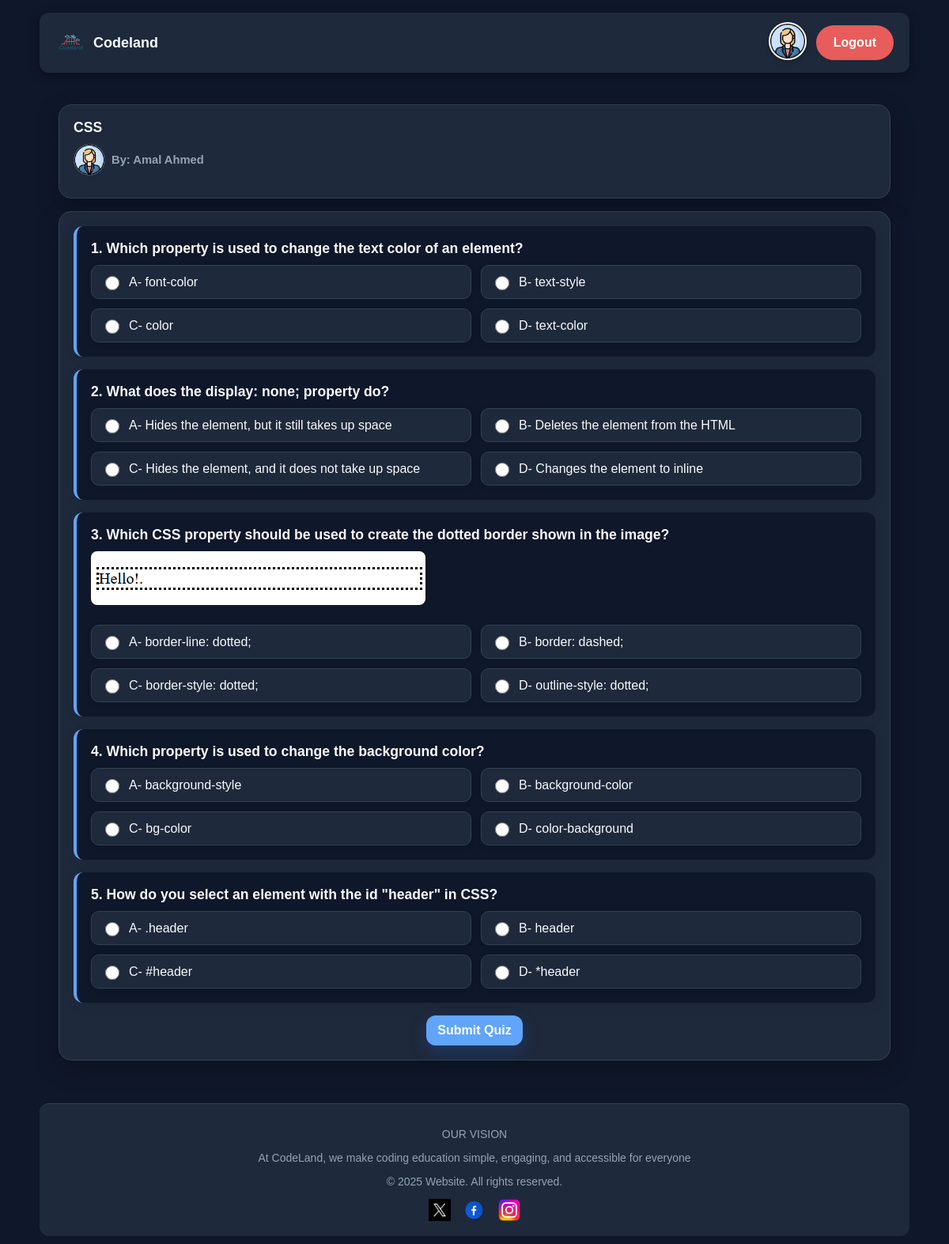
The page /TakeQuiz.php?quizID=2 (signed in) on the database its author committed.
### tables this page shows
CREATE TABLE `quiz` (
  `id` int(11) NOT NULL,
  `educatorID` int(11) DEFAULT NULL,
  `topicID` int(11) DEFAULT NULL
);

CREATE TABLE `topic` (
  `id` int(11) NOT NULL,
  `topicName` varchar(100) DEFAULT NULL
);

CREATE TABLE `user` (
  `id` int(11) NOT NULL,
  `firstName` varchar(50) DEFAULT NULL,
  `lastName` varchar(50) DEFAULT NULL,
  `emailAddress` varchar(100) DEFAULT NULL,
  `password` varchar(255) DEFAULT NULL,
  `photoFileName` varchar(100) DEFAULT NULL,
  `userType` enum('educator','learner') DEFAULT NULL
);

CREATE TABLE `quizquestion` (
  `id` int(11) NOT NULL,
  `quizID` int(11) DEFAULT NULL,
  `question` text,
  `questionFigureFileName` varchar(100) DEFAULT NULL,
  `answerA` text,
  `answerB` text,
  `answerC` text,
  `answerD` text,
  `correctAnswer` enum('A','B','C','D') NOT NULL
);

### TakeQuiz.php (the view, shortened to what this page needs)
<?php
$host = 'localhost';
$dbname = 'database';
$username = 'root';
$password = 'root';
$conn = new mysqli($host, $username, $password, $dbname);
$quizID = intval($_GET['quizID']);
$defaultAvatar = 'images/default_avatar.jpeg';
$learnerPhotoPath = $defaultAvatar;
$quizQuery = "
    SELECT
        Quiz.id AS quizID,
        Topic.topicName,
        User.firstName AS educatorFirstName,
        User.lastName AS educatorLastName,
        User.photoFileName AS educatorPhoto
    FROM Quiz
    INNER JOIN Topic ON Quiz.topicID = Topic.id
    INNER JOIN User ON Quiz.educatorID = User.id
    WHERE Quiz.id = ? AND User.userType = 'educator'
";
$stmt = $conn->prepare($quizQuery);
$stmt->bind_param("i", $quizID);
$stmt->execute();
$result = $stmt->get_result();
$quizInfo = $result->fetch_assoc();
function getImagePath($fileName, $isFigure = false) {
    global $defaultAvatar;
    $filePath = $defaultAvatar;
    if (empty($fileName)) {
        return $filePath;
    }
    $baseDir = __DIR__;
    $userUploadsDir = $baseDir . '/uploads/users/';
    $userRelativePath = 'uploads/users/';
    $figureUploadsDir = $baseDir . '/uploads/figures/';
    $figureRelativePath = 'uploads/figures/';
    if ($isFigure) {
        if (is_file($figureUploadsDir . $fileName)) {
            $filePath = $figureRelativePath . htmlspecialchars($fileName) . '?v=' . @filemtime($figureUploadsDir . $fileName);
        } else if (is_file($baseDir . '/images/' . $fileName)) {
            $filePath = 'images/' . htmlspecialchars($fileName);
        }
    } else {
        if (is_file($userUploadsDir . $fileName)) {
            $filePath = $userRelativePath . htmlspecialchars($fileName) . '?v=' . @filemtime($userUploadsDir . $fileName);
        } else if (is_file($baseDir . '/images/' . $fileName)) {
            $filePath = 'images/' . htmlspecialchars($fileName);
        }
    }
    return $filePath;
}
$educatorPhotoPath = getImagePath($quizInfo['educatorPhoto'], false);
$questionsQuery = "
    SELECT
        id,
        question,
        questionFigureFileName,
        answerA,
        answerB,
        answerC,
        answerD,
        correctAnswer
    FROM QuizQuestion
    WHERE quizID = ?
";
$stmt = $conn->prepare($questionsQuery);
$stmt->bind_param("i", $quizID);
$stmt->execute();
$result = $stmt->get_result();
$allQuestions = [];
while ($row = $result->fetch_assoc()) {
    $allQuestions[] = $row;
}
$numberOfQuestionsToDisplay = min(5, count($allQuestions));
shuffle($allQuestions);
$selectedQuestions = array_slice($allQuestions, 0, $numberOfQuestionsToDisplay);
?>
<!DOCTYPE html>
<html lang="en">
<head>
   <link rel="stylesheet" href="H-style.css">
   <link rel="stylesheet" href="HF.css">
</head>
<body>
    <header class="cl-header">
        <div class="brand">
            <img src="images/logo.png" alt="Logo">
            <span>Codeland</span>
        </div>
        <div class="actions">
            <a href="learner_homepage.php">
                <img src="<?php echo $learnerPhotoPath; ?>" alt="Profile" class="avatar">
            </a>
            <a href="index.html" class="logout-btn">Logout</a>
        </div>
    </header>
    <main>
        <div class="container">
            <div class="quiz-info">
                <div>
                    <h2><?php echo htmlspecialchars($quizInfo['topicName']); ?></h2>
                    <p>
                        <img src="<?php echo $educatorPhotoPath; ?>" alt="Educator Photo" class="avatar">
                        <strong>By: <?php echo htmlspecialchars($quizInfo['educatorFirstName'] . ' ' . $quizInfo['educatorLastName']); ?></strong>
                    </p>
                </div>
            </div>
            <form action="Score-Feedback.php" method="POST">
                <?php
                $questionNumber = 1;
                foreach ($selectedQuestions as $question) {
                    $questionID = $question['id'];
                    $figurePath = getImagePath($question['questionFigureFileName'], true);
                ?>
                <div class="question">
                    <p>
                        <?php echo $questionNumber; ?>. <?php echo htmlspecialchars($question['question']); ?>
                        <?php
                        if (!empty($question['questionFigureFileName'])) {
                            echo '<br><img src="' . $figurePath . '" alt="Question Image">';
                        }
                        ?>
                    </p>
                    <div class="choices">
                        <label>
                            <input type="radio" name="q<?php echo $questionID; ?>" value="a" required>
                            A- <?php echo htmlspecialchars($question['answerA']); ?>
                        </label>
                        <label>
                            <input type="radio" name="q<?php echo $questionID; ?>" value="b">
                            B- <?php echo htmlspecialchars($question['answerB']); ?>
                        </label>
                        <label>
                            <input type="radio" name="q<?php echo $questionID; ?>" value="c">
                            C- <?php echo htmlspecialchars($question['answerC']); ?>
                        </label>
                        <label>
                            <input type="radio" name="q<?php echo $questionID; ?>" value="d">
                            D- <?php echo htmlspecialchars($question['answerD']); ?>
                        </label>
                    </div>
                </div>
                <?php
                    $questionNumber++;
                }
                ?>
                <button type="submit">Submit Quiz</button>
            </form>
        </div>
    </main>
    <footer class="cl-footer">
        <p>OUR VISION</p>
        <p>At CodeLand, we make coding education simple, engaging, and accessible for everyone</p>
        <p>© <span id="year"></span> Website. All rights reserved.</p>
        <div class="social">
            <a href="#"><img src="images/xpng.jpg" alt="Twitter"></a>
            <a href="#"><img src="images/facebook.png" alt="Facebook"></a>
            <a href="#"><img src="images/instagram.png" alt="Instagram"></a>
        </div>
    </footer>
</body>
</html>

### H-style.css (style rules this page uses)
:root { --brand:#60a5fa; --brand-hover:#3b82f6; --accent:#2dd4bf; --bg:#0f172a; --text:#f8fafc; --muted:#94a3b8; --card:#1e293b; --border:#334155; }
* { box-sizing:border-box; }
html,body { margin:0; padding:0; font-family:Inter,system-ui,-apple-system,Segoe UI,Roboto,Arial,sans-serif; color:var(--text); background:var(--bg); }
.container { max-width: 1100px; margin: 0 auto; padding: 24px; }
.quiz-info { background: var(--card); border: 1px solid var(--border); border-radius: 16px; padding: 18px; box-shadow: 0 10px 30px rgba(0,0,0,.25); margin-bottom: 16px; display: flex; align-items: center; justify-content: space-between; gap: 16px; }
.quiz-info h2 { color: var(--text); font-size: 1.1rem; margin: 0 0 10px 0; }
.quiz-info p { color: var(--muted); font-size: .92rem; margin: 0 0 10px 0; display: flex; align-items: center; gap: 8px; }
.quiz-info img { width: 40px; height: 40px; border-radius: 50%; object-fit: cover; border: 1px solid rgba(255,255,255,.15); }
form { background: var(--card); border: 1px solid var(--border); border-radius: 16px; padding: 18px; box-shadow: 0 10px 30px rgba(0,0,0,.25); }
.question { background: var(--bg); border: none; padding: 18px; border-radius: 12px; margin-bottom: 16px; border-left: 4px solid var(--brand); box-shadow: 0 4px 15px rgba(0, 0, 0, 0.08); }
.question p { font-size: 1.1rem; color: var(--text); margin: 0 0 10px 0; font-weight: 600; }
.question img { max-width: 100%; height: auto; border-radius: 8px; margin: 10px 0; }
.choices { display: grid; gap: 12px; grid-template-columns: 1fr 1fr; }
.choices label { display: flex; align-items: center; padding: 10px 12px; background: var(--card); border-radius: 10px; border: 1.5px solid var(--border); cursor: pointer; transition: .2s; box-shadow: 0 2px 8px rgba(0, 0, 0, 0.05); color: var(--text); overflow: hidden; }
.choices input[type="radio"] { margin-right: 12px; width: 18px; height: 18px; accent-color: var(--brand); flex-shrink: 0; }
button[type="submit"] { appearance: none; border: 0; background: var(--brand); color: white; font-weight: 700; padding: 10px 14px; border-radius: 12px; box-shadow: 0 8px 20px rgba(37,99,235,.25); cursor: pointer; transition: .2s; margin: 12px auto 0; display: block; font-size: 16px; }
h1, h2 { margin: 8px 0 14px; }
h2 { font-size: 20px; color: #82b6db; }

### HF.css (style rules this page uses)
:root { --brand:#60a5fa; --brand-hover:#3b82f6; --accent:#2dd4bf; --bg:#0f172a; --text:#f8fafc; --muted:#94a3b8; --card:#1e293b; --border:#334155; }
body { background: var(--bg); color: var(--text); font-family: Arial, sans-serif; margin: 0; padding: 0; }
.cl-header { max-width: 1100px; margin: 16px auto; padding: 12px 20px; border-radius: 12px; background: var(--card); display: flex; align-items: center; justify-content: space-between; gap: 16px; box-shadow: 0 4px 14px rgba(0,0,0,0.3); }
.cl-header .brand { display: flex; align-items: center; gap: 8px; font-weight: 700; color: var(--text); font-size: 18px; text-decoration: none; }
.cl-header .brand img { width: 40px; height: 40px; object-fit: contain; }
.cl-header .actions { display: flex; align-items: center; gap: 12px; margin-left: auto; }
.logout-btn { display:inline-flex;align-items:center;justify-content:center; min-height:36px; padding:8px 18px; border-radius:20px;border:0; background:#e85c5b;color:#fff; font-weight:600;font-size:14px;line-height:1; text-decoration:none;transition:background .3s; }
.cl-header .avatar { width: 48px; height: 48px; border-radius: 50%; object-fit: cover; border: 2px solid #fff; box-shadow: 0 2px 6px rgba(0,0,0,0.3); transition: transform 0.3s ease; }
.cl-footer { max-width: 1100px; margin: 30px auto 10px; padding: 16px 20px; text-align: center; border-top: 1px solid var(--border); font-size: 14px; color: var(--muted); background: var(--card); border-radius: 12px; }
.cl-footer .social { margin-top: 10px; display: flex; justify-content: center; gap: 16px; }
.cl-footer .social img { width: 28px; height: 28px; transition: transform 0.3s; }
.logout-btn { display:inline-flex;align-items:center;justify-content:center; min-height:44px; padding:10px 22px; border-radius:28px;border:0; background:#e85c5b;color:#fff; font-weight:600;font-size:16px;line-height:1; text-decoration:none;transition:background .3s; }

### rows shown on the page
quiz: topicID.topicName "CSS", educatorID.lastName "Amal Ahmed"
quizquestion: question "Which property is used to change the text color of an element?", answerA "font-color", answerB "text-style", answerC "color", answerD "text-color"
quizquestion: question "What does the display: none; property do?", answerA "Hides the element, but it still takes up space", answerB "Deletes the element from the HTML", answerC "Hides the element, and it does not take up space", answerD "Changes the element to inline"
quizquestion: question "Which CSS property should be used to create the dotted border shown in the image?", questionFigureFileName (picture), answerA "border-line: dotted;", answerB "border: dashed;", answerC "border-style: dotted;", answerD "outline-style: dotted;"
quizquestion: question "Which property is used to change the background color?", answerA "background-style", answerB "background-color", answerC "bg-color", answerD "color-background"
quizquestion: question "How do you select an element with the id \"header\" in CSS?", answerA ".header", answerB "header", answerC "#header", answerD "*header"
